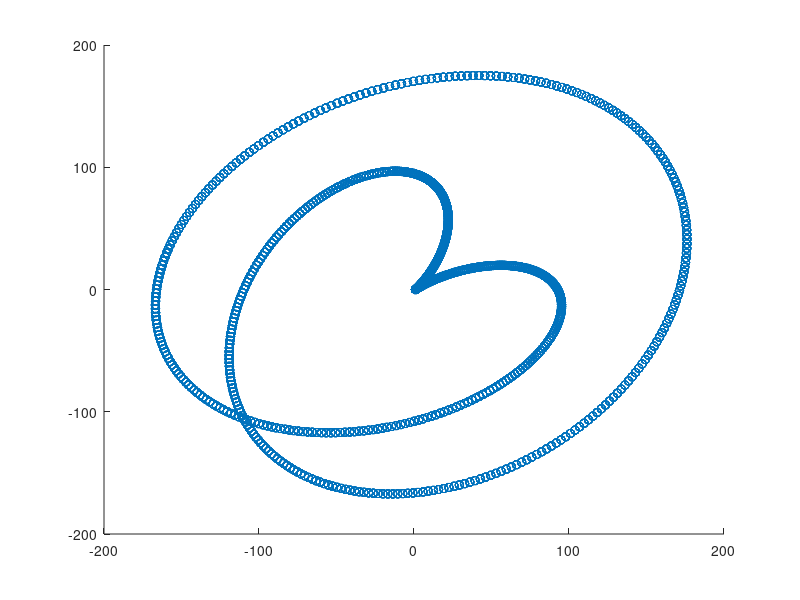

MATLAB code for this plot:
%% Housekeeping
clc; close all; clear all;

%% Gradient descent to solve matrix inversion
theta = 1; % degrees
omega = 3;
H = [cosd(theta) -sind(theta); sind(theta) cosd(theta)];

x = [1;0]; % x,y = (1,0)
times = 1:0.5:3000;

states = zeros(2,length(times));

for i = 1:length(times);
    % grab new time
    t = times(i);
    
    % kalman update
    
    
    % state update
    x = H*x + sind(omega*t);
    states(:,i) = x;
end


scatter(states(1,:), states(2,:));